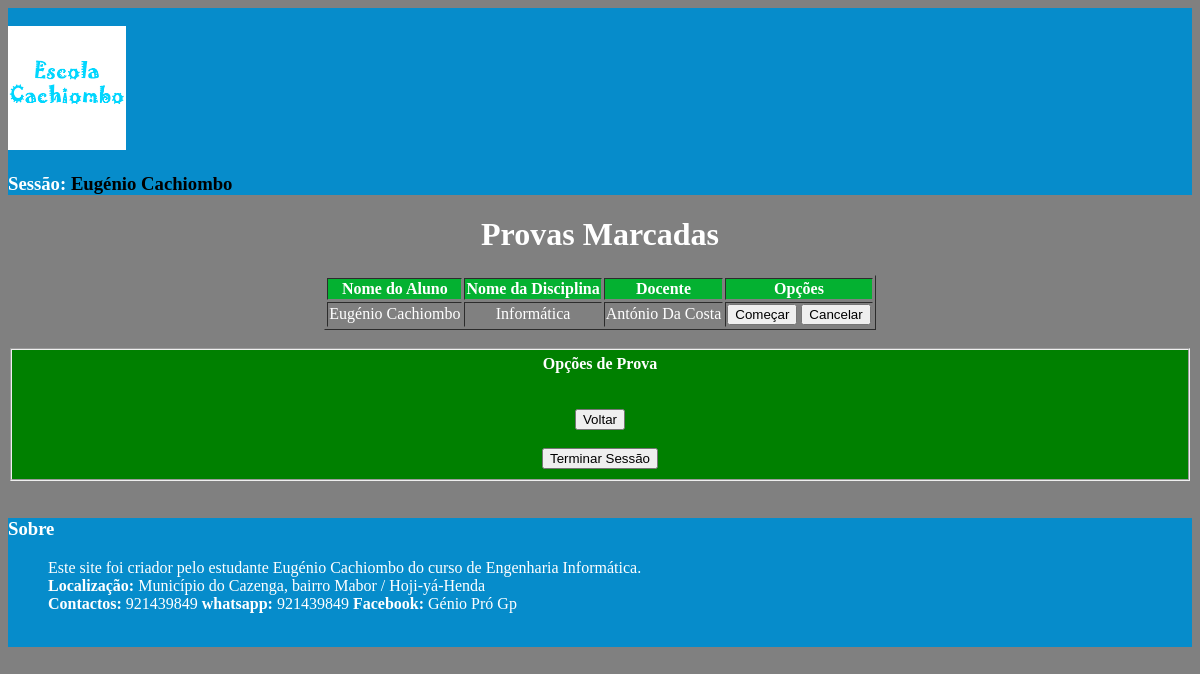
Page /Prova/FazerProva.php (signed in) on the committed database.
### tables this page shows
CREATE TABLE `marcarprova` (
  `idMarcarProva` int(11) NOT NULL,
  `nomeAluno` varchar(50) DEFAULT NULL,
  `nomeDisciplina` varchar(50) DEFAULT NULL,
  `nomeProfessor` varchar(50) DEFAULT NULL
);

### Prova/FazerProva.php (the view, shortened to what this page needs)
<!DOCTYPE html>
<html lang="pt-br">
<head>
</head>
<body>
	<div id="Cabeçario">
		<br>
	<label>	<a href="FaceProva.php"><img src="../Imagens/2logo.png" id="image"></a>
<h3>Sessão: <strong style="color: black"><?php echo $_SESSION["nome"]; ?></strong><br></h3>
	</label>
	</div>
	<?php
	require_once 'Prova.php';
	$nome = $_SESSION["nome"];
	if ($nome) {
	$sql = "select * from marcarProva where nomeAluno = ?";
	$stmt = $con->prepare($sql);
	$stmt->bindValue(1, $nome);
	$stmt->execute();
	$result = $stmt->fetchAll(); ?>
<h1 align="center">Provas Marcadas</h1>
	<table border="1" align="center">
		<tr align="center" bgcolor="#04b131">
			<th>Nome do Aluno</th>
			<th>Nome da Disciplina</th>
			<th>Docente</th>
			<th>Opções</th>
		</tr>
		<tr align="center">
			<?php
			foreach ($result as $value) {?>
			<td align="center"><?php echo $value["nomeAluno"] ?></td>
			<td align="center"><?php echo $value["nomeDisciplina"] ?></td>
			<td align="center"><?php echo $value["nomeProfessor"] ?>  </td>
			<td align="center">
				<form method="POST" action="FazerProva.php">
		<input type="submit" name="comecar" value="Começar"> </a>
		<input type="button"  value="Cancelar">
				</form>
			</td>
		</tr>
		<?php	} ?>
	</table>
	<?php
	}
	?>
	<div id="corpo">
		<br>
			<form method="POST">
			<fieldset id="campo">
	<strong>Opções de Prova</strong> <br>
			<br><br>
		<a href="FaceProva.php">	<input type="Button" name="" value="Voltar"> </a>
			</form>
			<br><br>
		<form method="POST">
			<input type="submit" name="terminar" value="Terminar Sessão">
		</form>
		 <br>
	</div>
</body>
<footer>
	<dl>
		<dt> <h3> Sobre </h3></dt>
		<dd>
			Este site foi criador pelo estudante Eugénio Cachiombo do curso de Engenharia Informática. <br>
			<strong>Localização:</strong> Município do Cazenga, bairro Mabor / Hoji-yá-Henda<br>
			<strong>Contactos:</strong> 921439849 <strong>whatsapp:</strong> 921439849 <strong>Facebook:</strong> Génio Pró Gp
		</dd>
	</dl>
		 <br>
</footer>
</html>

### Prova/FazerProva.php (style rules this page uses)
table { color: white; background: gray; align-items: center; }
body { color: white; background: gray; }
#Cabeçario { background: #068ccb; color: white; text-align: left; }
#corpo { color: black; text-align: center; }
footer { background: #068ccb; color: white; }
#image { width: 10% }
#campo { background: green; color: white; }

### rows in the picture
marcarprova: nomeAluno "Eugénio Cachiombo", nomeDisciplina "Informática", nomeProfessor "António Da Costa"

### other values in the picture
$_SESSION["nome"] "Eugénio Cachiombo"
